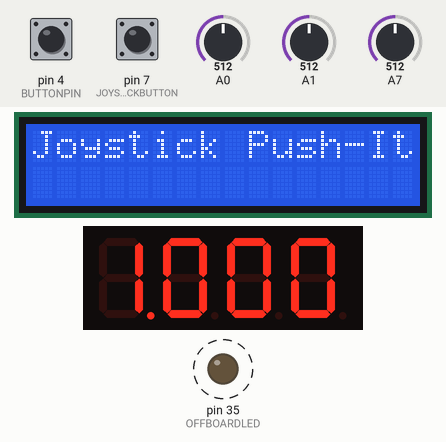
Recording of a sketch running on a simulated Arduino Mega 2560, built with avr-gcc and run on an emulated ATmega2560. Shown: 16×2 character LCD, 4-digit seven-segment display, output pins drawn as LEDs (lit = HIGH). Dashed ring = blinking. The test bench sets the inputs (shaded band); at power-on: pin 4 (BUTTONPIN) LOW, A0 = 512, pin 7 (JOYSTICKBUTTON) HIGH, A1 = 512, A7 = 512. Random numbers use the default seed unless the sketch sets one.

Above: at 0.88 s.
0.9 s: pin 4 (BUTTONPIN) pulled HIGH for 0.15 s
At 1.1 s:
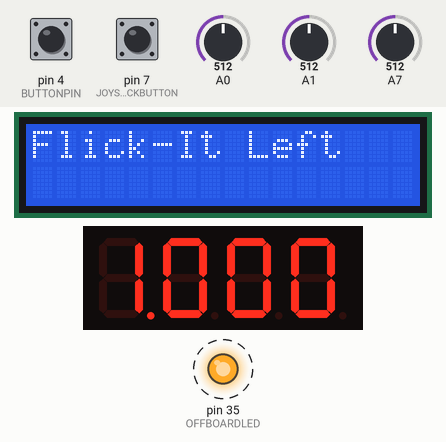
1.6 s: A0 set to 223
3.1 s: A0 set to 198
Timing chart, 0 to 10.6 s (numbered marks = the images above; inputs shaded):
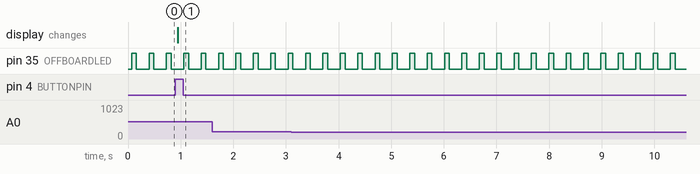

The sketch:

bop_it_arduino.ino
```cpp
#include <Arduino_FreeRTOS.h>      // FreeRTOS library for multitasking
#include "SevSeg.h"                // Library for 7-segment display
#include <timers.h>                // FreeRTOS timers
#include <LiquidCrystal.h>         // LCD display library

SevSeg myDisplay;                  // 7-segment display object

unsigned long timer;
int deciSecond = 0;

// Task handles for FreeRTOS tasks
TimerHandle_t xCountdownTimer;
TaskHandle_t xTaskGameState;
TaskHandle_t xTaskJoyStickFlickUp;
TaskHandle_t xTaskJoyStickPress;
TaskHandle_t xTaskJoyStickFlickRight;
TaskHandle_t xTaskJoyStickFlickLeft;
TaskHandle_t xTaskJoyStickFlickDown;
TaskHandle_t xTaskButtonPress;
TaskHandle_t xTaskPotentiometerTwist;
TaskHandle_t xTaskEndGame;
TaskHandle_t xTaskDisplaySeven;

const int BUTTONPIN = 4;           // Button pin for Bop-It action
const int JOYSTICKBUTTON = 7;      // Joystick button pin

const int ARRAYSIZE = 7;           // Number of game tasks
float countValue = 1.0;            // Countdown timer value

int currTask;                      // Index of current active task

TaskHandle_t TasksHandles[ARRAYSIZE];  // Array of task handles for game actions
bool taskFinished[ARRAYSIZE];          // Flags to indicate task completion

// LCD pin assignments
const int rs = 53, en = 52, d4 = 51, d5 = 50, d6 = 49, d7 = 48;
LiquidCrystal lcd(rs, en, d4, d5, d6, d7);

// Task names to display on LCD
const String TASKDISPLAYS[ARRAYSIZE] = {
  "JoyStick Push-It", "Flick-It Up", "Flick-It Right",
  "Flick-It Left", "Flick-It Down", "Bop-It", "Twist-It"
};

const int OFFBOARDLED = 35;        // Pin for external LED

// Joystick direction logic (initial values)
bool left = analogRead(A0) < 100,
     right = analogRead(A0) > 900,
     down = analogRead(A1) < 100,
     up = analogRead(A0) > 900;

// Task function declarations
void TaskBlink(void *pvParameters);
void TaskAnalogRead(void *pvParameters);

void setup() {
  randomSeed(analogRead(A15));     // Seed random number generator
  lcd.begin(16, 2);                // Initialize LCD (16x2)
  lcd.clear();
  lcd.print("Press Button to");
  lcd.setCursor(0, 1);
  lcd.print("Start Bop-It");
  lcd.setCursor(0, 0);

  // 7-segment display pin setup
  byte digitPins[] = {34, 31, 30, 28};
  int displayType = COMMON_CATHODE;
  byte segmentPins[] = {33, 29, 26, 24, 23, 32, 27, 25};
  byte numDigits = 4;

  myDisplay.begin(displayType, numDigits, digitPins, segmentPins); // Initialize 7-segment display
  myDisplay.setBrightness(90);                                    // Set display brightness
  myDisplay.setNumber(0, 1);                                      // Display initial value

  Serial.begin(19200);                                            // Start serial communication

  while (!Serial) {}                                              // Wait for serial port to connect

  pinMode(BUTTONPIN, INPUT);                                      // Set button pin as input

  // Create FreeRTOS tasks for each game action and system function
  // xTaskCreate(TaskBlink, "Blink", 128, NULL, 2, NULL);
  xTaskCreate(TaskAnalogRead, "AnalogRead", 256, NULL, 2, NULL);
  xTaskCreate(TaskBlinkOffBoard, "BlinkOffBoard", 256, NULL, 2, NULL);
  xTaskCreate(TaskDisplaySeven, "TaskDisplaySeven", 256, NULL, 2, &xTaskDisplaySeven);
  xTaskCreate(TaskGameState, "TaskGameState", 256, NULL, 2, &xTaskGameState);
  xTaskCreate(TaskJoyStickPress, "TaskJoyStickPress", 256, NULL, 2, &xTaskJoyStickPress);
  xTaskCreate(TaskJoyStickFlickUp, "TaskJoyStickFlickUp", 256, NULL, 2, &xTaskJoyStickFlickUp);
  xTaskCreate(TaskJoyStickFlickRight, "TaskJoyStickFlickRight", 256, NULL, 2, &xTaskJoyStickFlickRight);
  xTaskCreate(TaskJoyStickFlickLeft, "TaskJoyStickFlickLeft", 256, NULL, 2, &xTaskJoyStickFlickLeft);
  xTaskCreate(TaskJoyStickFlickDown, "TaskJoyStickFlickDown", 256, NULL, 2, &xTaskJoyStickFlickDown);
  xTaskCreate(TaskButtonPress, "TaskButtonPress", 256, NULL, 2, &xTaskButtonPress);
  xTaskCreate(TaskPotentiometerTwist, "TaskPotentiometerTwist", 256, NULL, 2, &xTaskPotentiometerTwist);
  xTaskCreate(TaskEndGame, "TaskEndGame", 256, NULL, 2, &xTaskEndGame);

  // Create countdown timer for game
  xCountdownTimer = xTimerCreate("CountTimer", pdMS_TO_TICKS(20), pdTRUE, (void *)0, vCountTimerCallback);

  // Store task handles for easy suspension/resume
  TasksHandles[0] = xTaskJoyStickPress;
  TasksHandles[1] = xTaskJoyStickFlickUp;
  TasksHandles[2] = xTaskJoyStickFlickRight;
  TasksHandles[3] = xTaskJoyStickFlickLeft;
  TasksHandles[4] = xTaskJoyStickFlickDown;
  TasksHandles[5] = xTaskButtonPress;
  TasksHandles[6] = xTaskPotentiometerTwist;

  // Suspend end game and display tasks initially
  vTaskSuspend(xTaskEndGame);
  vTaskSuspend(xTaskDisplaySeven);
  suspendTasks(); // Suspend all game action tasks

  xTimerStart(xCountdownTimer, 1); // Start countdown timer

  vTaskStartScheduler();           // Start FreeRTOS task scheduler
}

void loop() {
  // Empty loop as FreeRTOS handles all tasks
}

/* Example task to blink built-in LED (commented out)
void TaskBlink(void *pvParameters) {
  pinMode(LED_BUILTIN, OUTPUT);
  for (;;) {
    digitalWrite(LED_BUILTIN, HIGH);
    vTaskDelay(1000 / portTICK_PERIOD_MS);
    digitalWrite(LED_BUILTIN, LOW);
    vTaskDelay(1000 / portTICK_PERIOD_MS);
  }
}
*/

// Task to read analog value from pin A7 (example sensor)
void TaskAnalogRead(void *pvParameters) {
  for (;;) {
    int sensorValue = analogRead(A7);
    // Serial.println(sensorValue); // Uncomment to print sensor value
    vTaskDelay(500 / portTICK_PERIOD_MS);
  }
}

// Task to blink an external LED
void TaskBlinkOffBoard(void *pvParameters) {
  pinMode(OFFBOARDLED, OUTPUT);
  for (;;) {
    digitalWrite(OFFBOARDLED, HIGH);
    vTaskDelay(100 / portTICK_PERIOD_MS);
    digitalWrite(OFFBOARDLED, LOW);
    vTaskDelay(250 / portTICK_PERIOD_MS);
  }
}

// Task to update and refresh the 7-segment display
void TaskDisplaySeven(void *pvParameters) {
  const TickType_t xFrequency = pdMS_TO_TICKS(20);
  for (;;) {
    int displayValue = (int)(countValue * 1000); // Convert float to int for display
    myDisplay.setNumber(displayValue, 3);        // Show value on display
    myDisplay.refreshDisplay();                  // Refresh display
    vTaskDelay(xFrequency);
  }
}

// Timer callback to decrement countdown value
void vCountTimerCallback(TimerHandle_t xTimer) {
  countValue -= 0.002; // Decrement timer value
}

bool start = false; // Game start flag

// Main game state task: handles starting, running, and ending rounds
void TaskGameState(void *pvParameters) {
  bool playing = false;
  for (;;) {
    // Start game if button pressed or already started
    if ((digitalRead(BUTTONPIN) && !start) || start) {
      start = true;
      playing = true;
      currTask = (random(0, ARRAYSIZE)); // Pick random task
      countValue = 1.0;
      vTaskResume(xTaskDisplaySeven);    // Resume display task
      suspendTasks();                    // Suspend all game action tasks
      vTaskResume(TasksHandles[currTask]); // Resume chosen task
      lcd.clear();
      lcd.print(TASKDISPLAYS[currTask]); // Display current task

      TickType_t startTime = xTaskGetTickCount();
      bool taskTimedOut = false;
      while (playing) {
        if (taskFinished[currTask]) {
          // Task completed successfully
          playing = false;
          taskFinished[currTask] = false;
          suspendTasks();
        } else if (xTaskGetTickCount() - startTime >= pdMS_TO_TICKS(10000)) {
          // Task timed out (10 seconds)
          taskTimedOut = true;
          playing = false;
          start = false;
          suspendTasks();
          vTaskResume(xTaskEndGame); // Show end game screen
          vTaskSuspend(NULL);        // Suspend this task
        }
        vTaskDelay(20 / portTICK_PERIOD_MS); // Check every 20ms
      }
    }
    vTaskDelay(20 / portTICK_PERIOD_MS);
  }
}

// Task for joystick button press action
void TaskJoyStickPress(void *pvParameters) {
  pinMode(JOYSTICKBUTTON, INPUT_PULLUP);
  lcd.clear();
  lcd.print("Joystick Push-It");
  for (;;) {
    if (digitalRead(JOYSTICKBUTTON) == LOW) {
      taskFinished[currTask] = true; // Mark task as finished
    }
    vTaskDelay(20 / portTICK_PERIOD_MS);
  }
}

// Task for detecting joystick flick right
void TaskJoyStickFlickRight(void *pvParameters) {
  int curr_y_val = analogRead(A0);
  int new_y_val = analogRead(A0);
  for (;;) {
    new_y_val = analogRead(A0);
    if (new_y_val - curr_y_val > 300) {
      taskFinished[currTask] = true; // Mark task as finished
    }
    curr_y_val = new_y_val;
    vTaskDelay(20 / portTICK_PERIOD_MS);
  }
}

// Task for detecting joystick flick down
void TaskJoyStickFlickDown(void *pvParameters) {
  int curr_x_val = analogRead(A1);
  int new_x_val = analogRead(A1);
  for (;;) {
    new_x_val = analogRead(A1);
    if (curr_x_val - new_x_val > 300) {
      taskFinished[currTask] = true; // Mark task as finished
    }
    curr_x_val = new_x_val;
    vTaskDelay(20 / portTICK_PERIOD_MS);
  }
}

// Task for detecting joystick flick left
void TaskJoyStickFlickLeft(void *pvParameters) {
  int curr_y_val = analogRead(A0);
  int new_y_val = analogRead(A0);
  for (;;) {
    new_y_val = analogRead(A0);
    if (curr_y_val - new_y_val > 300) {
      taskFinished[currTask] = true; // Mark task as finished
    }
    curr_y_val = new_y_val;
    vTaskDelay(20 / portTICK_PERIOD_MS);
  }
}

// Task for detecting joystick flick up
void TaskJoyStickFlickUp(void *pvParameters) {
  int curr_x_val = analogRead(A1);
  int new_x_val = analogRead(A1);
  for (;;) {
    new_x_val = analogRead(A1);
    if (new_x_val - curr_x_val > 300) {
      taskFinished[currTask] = true; // Mark task as finished
    }
    curr_x_val = new_x_val;
    vTaskDelay(20 / portTICK_PERIOD_MS);
  }
}

// Task for button press action (Bop-It)
void TaskButtonPress(void *pvParameters) {
  for (;;) {
    if (digitalRead(BUTTONPIN) == HIGH) {
      taskFinished[currTask] = true; // Mark task as finished
    }
    vTaskDelay(20 / portTICK_PERIOD_MS);
  }
}

// Task for potentiometer twist action (Twist-It)
void TaskPotentiometerTwist(void *pvParameters) {
  int sensorValue = analogRead(A7);
  bool lastDirection = sensorValue > 512;
  bool currentDirection = analogRead(A7) > 512;
  for (;;) {
    currentDirection = analogRead(A7);
    // Detect direction change
    if ((currentDirection == 0 && lastDirection == 1) || (currentDirection == 1 && lastDirection == 0)) {
      taskFinished[currTask] = true; // Mark task as finished
    }
    lastDirection = currentDirection;
    vTaskDelay(15 / portTICK_PERIOD_MS);
  }
}

// Task to handle end-of-game state and reset
void TaskEndGame(void *pvParameters) {
  lcd.clear();
  lcd.print("Game Over, Reset");
  lcd.setCursor(0, 1);
  lcd.print("to Play Again");
  myDisplay.blank();                // Clear 7-segment display
  vTaskSuspend(xTaskDisplaySeven);  // Suspend display task
  for (;;) {
    if (digitalRead(BUTTONPIN) == HIGH) {
      start = true;
      lcd.clear();
      vTaskResume(xTaskGameState);  // Resume game state task
      vTaskSuspend(NULL);           // Suspend this task
    }
    vTaskDelay(15 / portTICK_PERIOD_MS);
  }
}

// Utility function to suspend all game action tasks
void suspendTasks() {
  for (int i = 0; i < ARRAYSIZE; i++) {
    vTaskSuspend(TasksHandles[i]);
  }
}
```

Measured:
- after the input at 0.9 s, the display: changes after 0.05 s (image 1)
- by itself, pin 35 (OFFBOARDLED): alternates HIGH for 0.09 s and LOW for 0.24 s
